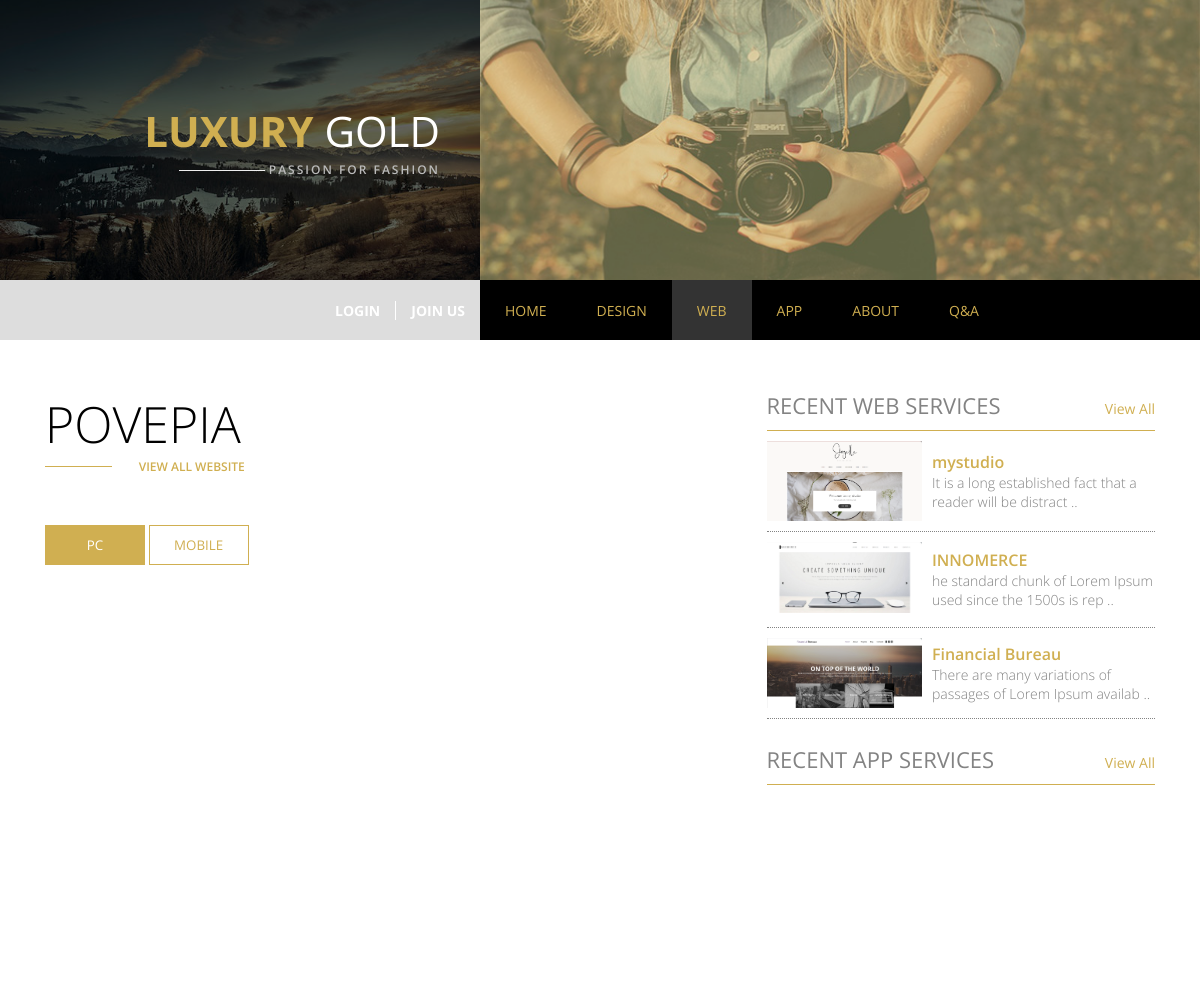
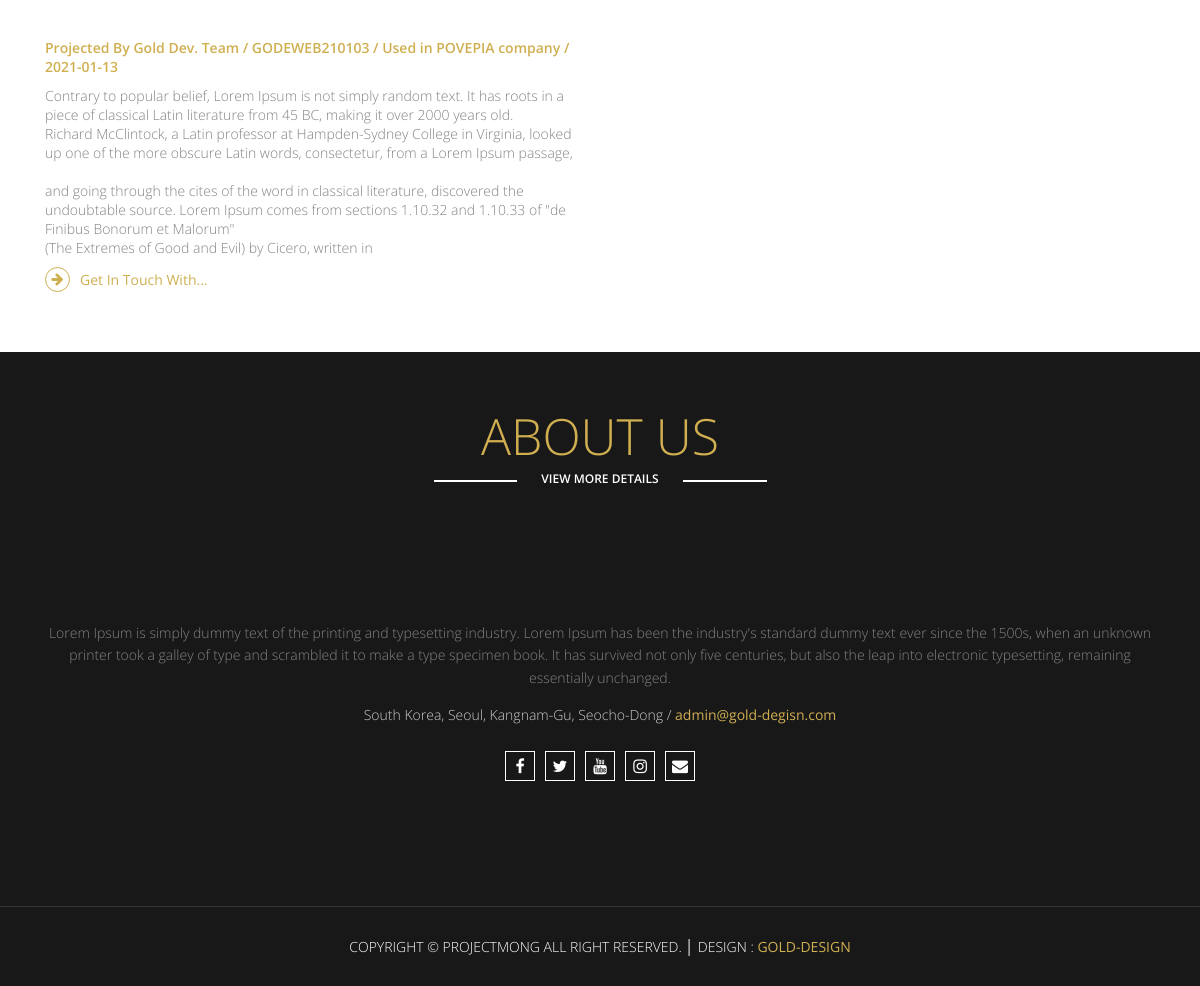
Page /pages/web/web_detail.php?num=5 on the committed database (2 pictures, top to bottom).
### tables this page shows
CREATE TABLE `gold_web` (
  `GOLD_WEB_num` int(11) NOT NULL COMMENT '고유번호',
  `GOLD_WEB_tit` varchar(20) NOT NULL COMMENT '제목',
  `GOLD_WEB_ser` varchar(20) NOT NULL COMMENT '시리얼넘버',
  `GOLD_WEB_des` text NOT NULL COMMENT '설명',
  `GOLD_WEB_img` varchar(30) NOT NULL COMMENT '사진',
  `GOLD_WEB_mimg` varchar(50) NOT NULL COMMENT '모바일사진',
  `GOLD_WEB_thumb` varchar(30) NOT NULL COMMENT '썸네일 사진',
  `GOLD_WEB_cli` varchar(30) NOT NULL COMMENT '납품처',
  `GOLD_WEB_reg` varchar(15) DEFAULT NULL COMMENT '등록일',
  `GOLD_WEB_dom` varchar(50) DEFAULT NULL COMMENT '도메인주소'
);

### pages/web/web_detail.php (the view, shortened to what this page needs)
<?php
  $web_detail_num = $_GET['num'];
  include  $_SERVER['DOCUMENT_ROOT']."/Goldd/php_process/connect/db_connect.php";
  $sql="select * from gold_web where GOLD_WEB_num=$web_detail_num";
  $web_result=mysqli_query($dbConn, $sql);
  $web_row=mysqli_fetch_array($web_result);
  $web_detail_tit=$web_row['GOLD_WEB_tit'];
  $web_detail_ser=$web_row['GOLD_WEB_ser'];
  $web_detail_des=$web_row['GOLD_WEB_des'];
  $web_detail_cli=$web_row['GOLD_WEB_cli'];
  $web_detail_reg=$web_row['GOLD_WEB_reg'];
?>
<!DOCTYPE html>
<html lang="en">
  <head>
    <link
      rel="stylesheet"
      href="https://cdnjs.cloudflare.com/ajax/libs/font-awesome/4.7.0/css/font-awesome.min.css"
    />
    <link rel="stylesheet" href="/Goldd/css/style.css" />
    <link rel="stylesheet" href="/Goldd/css/design_web_app.css">
    <link rel="stylesheet" href="/Goldd/css/animation.css" />
    <link rel="stylesheet" href="/Goldd/css/media.css" />
  </head>
  <body>
    <div class="wrap">
      <?php include $_SERVER["DOCUMENT_ROOT"]."/Goldd/include/header.php" ?>
      <section class="contents webDetail deWeDetail ">
        <div class="center clear">
          <div class="webLeft deWeLeft">
            <div class="title">
              <h2><?=$web_detail_tit?></h2>
              <div class="linkBox">
                <span class="line"></span>
                <a href="/Goldd/pages/web/web.php">view all website</a>
              </div>
            </div>
            <div class="detailCon ">
              <div class="webTabBtns">
                <button type="button">PC</button>
                <button type="button">MOBILE</button>
              </div>
              <div class="webBox webTab">
                <div class="webPcFrame">
                  <div class="webMainImg">
                  </div>
                </div>
              </div>
              <p class="detailInfo">
                Projected By Gold Dev. Team / <?=$web_detail_ser?> / Used in <?=$web_detail_cli?> / <?=$web_detail_reg?>
              </p>
              <div class="detailDesc">
                <p><?=$web_detail_des?></p>
                <a href="/Goldd/index.php#contact"><i class="fa fa-arrow-right"></i>Get In Touch With...</a>
              </div>
            </div>
          </div>
          <div class="designRight deWeRight">
            <?php include $_SERVER["DOCUMENT_ROOT"]. "/Goldd/include/web_side_detail.php" ?>
            <?php include $_SERVER["DOCUMENT_ROOT"]. "/Goldd/include/app_side_detail.php" ?>
          </div>
        </div>
      </section>
      <?php include $_SERVER["DOCUMENT_ROOT"]. "/Goldd/include/about.php" ?>
      <?php include $_SERVER["DOCUMENT_ROOT"]."/Goldd/include/footer.php" ?>
    </div>
  </body>
</html>

### include/web_side_detail.php
<div class="detailWeb">
  <div class="webTit">
    <h2>Recent Web Services</h2>
    <a href="/Goldd/pages/web/web.php">View All</a>
  </div>
  <?php
    include $_SERVER['DOCUMENT_ROOT'].'/Goldd/php_process/connect/db_connect.php';
    $sql="select * from gold_web order by GOLD_WEB_num desc limit 3";
    $web_side_result = mysqli_query($dbConn, $sql);
    while($web_side_row=mysqli_fetch_array($web_side_result)){
      $web_side_num = $web_side_row['GOLD_WEB_num'];
      $web_side_thumb = $web_side_row['GOLD_WEB_thumb'];
      $web_side_tit = $web_side_row['GOLD_WEB_tit'];
      $web_side_des = $web_side_row['GOLD_WEB_des'];
  ?>
  <div class="webLinks">
    <div class="subWebImg">
      <img src="/Goldd/data/web_page/thumb/<?=$web_side_thumb?>" alt="">
    </div>
    <div class="subWebTxt">
      <a href="/Goldd/pages/web/web_detail.php?num=<?=$web_side_num?>"><?=$web_side_tit?></a>
      <em><?=$web_side_des?></em>
    </div>
  </div>
  <?php
    }
  ?>
</div>

### css/style.css (style rules this page uses)
* { margin: 0; padding: 0; box-sizing: border-box; }
body { font-size: 14px; font-family: 'Open Sans', sans-serif; }
.clear:after { clear: both; display: block; content: ''; }
.center { width: 100%; height: auto; max-width: 1140px; margin: auto; }
a { text-decoration: none; color: #111; }
img { display: block; }
button, input, textarea { outline: 0; font-family: 'Open Sans'; }
.contents { padding: 50px 0; }
.title { width: auto; height: auto; float: left; }
.title h2 { font-size: 50px; font-weight: 300; text-transform: uppercase; }
.title .linkBox { width: 100%; display: flex; align-items: center; }
.title .line { width: 10%; display: block; height: 1px; background: #d0af51; float: left; transition: all 0.4s; }
.title a { display: block; width: 40%; float: left; text-align: right; text-transform: uppercase; font-size: 12px; font-weight: 600; color: #d0af51; transition: all 0.4s; }

### css/design_web_app.css (style rules this page uses)
.deWeLeft { width: 60%; height: auto; float: left; }
.deWeDetail .title { float: none; margin-bottom: 50px; }
.deWeDetail .title a { width: 20%; }
.detailCon { width: 100%; height: auto; padding-right: 20%; }
.detailInfo { width: 100%; height: auto; padding: 5px 0 10px 0; font-weight: 600; color: #d0af51; }
.detailDesc p { color: #838383; font-weight: 300; }
.detailDesc a { display: flex; width: 100%; align-items: center; padding: 10px 0; color: #d0af51; }
.detailDesc i.fa { width: 25px; height: 25px; border: 1px solid #d0af51; border-radius: 50%; display: flex; align-items: center; justify-content: center; color: #d0af51; margin-right: 10px; }
.deWeRight { width: 40%; height: auto; float: right; padding-left: 5%; }
.deWeRight .detailWeb { width: 100%; height: auto; margin-bottom: 25px; }
.deWeRight .webTit, .deWeRight .appTit { width: 100%; height: auto; padding: 0 0 10px 0; border-bottom: 1px solid #d0af51; display: flex; justify-content: space-between; align-items: baseline; }
.deWeRight .webTit h2, .deWeRight .appTit h2 { font-size: 22px; font-weight: 400; color: #838383; text-transform: uppercase; }
.deWeRight .webTit a, .deWeRight .appTit a { color: #d0af51; }
.deWeRight .detailWeb .webLinks, .deWeRight .detailApp .appLinks { width: 100%; height: auto; display: flex; padding: 10px 0; border-bottom: 1px dotted #838383; }
.deWeRight .webLinks .subWebImg, .deWeRight .appLinks .subAppImg { width: 40%; height: auto; overflow: hidden; }
.deWeRight .webLinks .subWebImg img, .deWeRight .appLinks .subAppImg img { width: 100%; }
.deWeRight .webLinks .subWebTxt, .deWeRight .appLinks .subAppTxt { width: 60%; padding-left: 10px; display: flex; flex-direction: column; justify-content: center; }
.deWeRight .webLinks .subWebTxt a, .deWeRight .appLinks .subAppTxt a { font-weight: 600; font-size: 16px; color: #d0af51; }
.deWeRight .webLinks .subWebTxt em, .deWeRight .appLinks .subAppTxt em { color: #838383; font-weight: 300; font-style: normal; }
.webDetail .webTabBtns button { width: 100px; text-align: center; background: #fff; border: 1px solid #d0af51; color: #d0af51; padding: 10px; transition: all 0.4s; }
.webDetail .webTabBtns button:hover, .webDetail .webTabBtns button.active { color: #fff; background: #d0af51; }
.webDetail .webBox { width: 100%; height: 450px; margin-top: 20px; position: relative; _display: none; }
.webDetail .webBox .webPcFrame { width: 100%; height: 100%; }
.webDetail .webBox .webPcFrame .webMainImg { width: 100%; height: 75%; position: relative; overflow: hidden; }

### css/media.css (style rules this page uses)
@media screen and (max-width:1200px) { .center { padding: 0 15px; } }

### rows in the picture
gold_web: GOLD_WEB_tit "POVEPIA", GOLD_WEB_ser "GODEWEB210103", GOLD_WEB_cli "POVEPIA company", GOLD_WEB_reg "2021-01-13", GOLD_WEB_des "Contrary to popular belief, Lorem Ipsum is not simply random text. It has roots in a piece of classical Latin literature from 45 BC, making it over 2000 years old. Richard McClintock, a Latin professor at Hampden-Sydney College in Virginia, looked up one of the more obscure Latin words, consectetur, from a Lorem Ipsum passage, and going through the cites of the word in classical literature, discovered the undoubtable source. Lorem Ipsum comes from sections 1.10.32 and 1.10.33 of \"de Finibus Bonorum et Malorum\" (The Extremes of Good and Evil) by Cicero, written in"
gold_web: GOLD_WEB_thumb (picture), GOLD_WEB_tit "mystudio"
gold_web: GOLD_WEB_thumb (picture), GOLD_WEB_tit "INNOMERCE"
gold_web: GOLD_WEB_thumb (picture), GOLD_WEB_tit "Financial Bureau"
